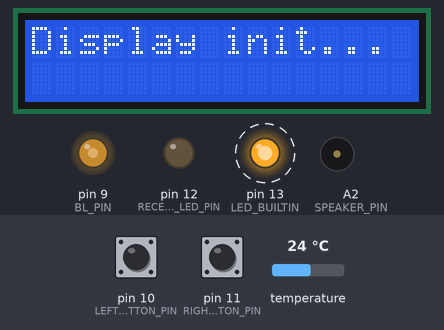
A sketch run on a simulated Arduino Uno, built with avr-gcc and run on an emulated ATmega328P. Shown: 16×2 character LCD, output pins drawn as LEDs (lit = HIGH), buzzer (waves = sounding). Dashed ring = blinking. The test bench sets the inputs (shaded band); at power-on: pin 10 (LEFT_BUTTON_PIN) HIGH, pin 11 (RIGHT_BUTTON_PIN) HIGH, temperature 24 °C. Random numbers use the default seed unless the sketch sets one; what the sketch prints to the serial monitor is not drawn.

Above: at 2.0 s.
2.1 s: pin 10 (LEFT_BUTTON_PIN) pulled LOW for 0.15 s
At 3.45 s:
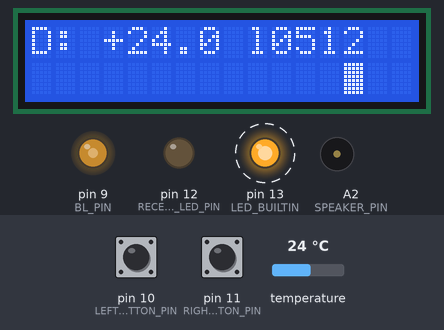
At 5.55 s:
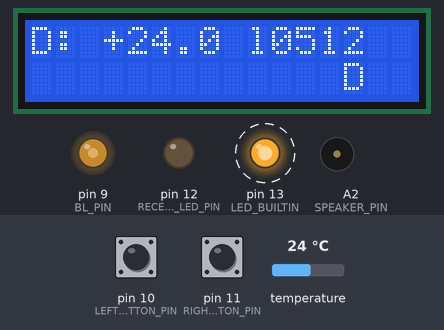
Timing chart, 0 to 11.4 s (numbered marks = the images above; inputs shaded):
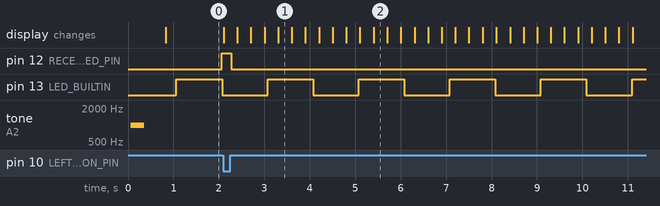

The sketch:

Display.ino
```cpp
#include <LiquidCrystal.h>
#include <OneWire.h>

// This is Aurduino source file with a list of external libararies.
// See DisplayMain.cpp for the actual main code.
```

ActionButton.cpp
```cpp
#include "ActionButton.h"

const unsigned long REPEAT_DELAY = 1000; // 1sec
const unsigned long REPEAT_INTERVAL = 200; // 200ms

ActionButton::ActionButton(uint8_t pin) :
  _button(pin)
{}

boolean ActionButton::check() {
  if (_button.state()) {
    // button down
    if (_timeout.enabled()) {
      // was down -- repeat via timeout
      if (_timeout.check()) {
        _timeout.reset(REPEAT_INTERVAL);
        return true;
      }
    } else {
      // first time down
      _timeout.reset(REPEAT_DELAY);
      return true;
    }
  } else {
    // button up
    _timeout.disable();
  }
  return false;
}
```

ActionButton.h
```cpp
#ifndef ACTION_BUTTON_H_
#define ACTION_BUTTON_H_

#include <Arduino.h>
#include "DebounceButton.h"
#include "Timeout.h"

class ActionButton {
  private:
    DebounceButton _button;
    Timeout        _timeout;

  public:
    ActionButton(uint8_t pin);

    boolean check();
};

#endif /* ACTION_BUTTON_H_ */
```

BlinkLed.cpp
```cpp
#include "BlinkLed.h"

BlinkLed::BlinkLed(uint8_t pin) :
  _pin(pin)
{
  pinMode(pin, OUTPUT);
}

void BlinkLed::blink(unsigned int interval) {
  unsigned long now = millis();
  if (now - _time > interval) {
    _state = !_state;
    _time = now;
    digitalWrite(_pin, _state);
  }
}
```

BlinkLed.h
```cpp
#ifndef BLINK_LED_H_
#define BLINK_LED_H_

#include <Arduino.h>

class BlinkLed {
  private:
    uint8_t       _pin;
    unsigned long _time;
    boolean       _state;

  public:
    BlinkLed(uint8_t pin);

    void blink(unsigned int interval);
};

#endif /* BLINK_LED_H_ */
```

DS18B20.cpp
```cpp
#include "DS18B20.h"

// Conversion period, 750 ms per spec
const int DS18B20_INTERVAL = 750;

// Scratch Pad Size with CRC
const int DS18B20_SPS = 9;

DS18B20::DS18B20(byte pin) :
  _wire(pin)
{
  for (byte i = 0; i < DS18B20_SIZE; i++)
    _queue[i] = NO_VAL;
}

void DS18B20::setup() {
  startConversion();
  delay(DS18B20_INTERVAL);
  read();
}

void DS18B20::read() {
  if (_timeout.check()) {
    enqueue(readScratchPad());
    startConversion();
  }
}

DS18B20::temp_t DS18B20::value() {
  if (!_value.valid() && _size > 0)
    computeValue();
  return _value;
}

void DS18B20::enqueue(int val) {
  if (val == NO_VAL)
    return;
  // dequeue previous value
  if (_size == DS18B20_SIZE) {
    if (_head == DS18B20_SIZE)
      _head = 0;
    _size--;
  }

  // enqueue new value
  _queue[_tail++] = val;
  if (_tail == DS18B20_SIZE)
    _tail = 0;
  _size++;

  // reset computed value
  _value = temp_t::invalid();
}

int DS18B20::readScratchPad() {
  if (!_wire.reset())
    return NO_VAL;
  _wire.skip();
  _wire.write(0xBE); // Read Scratchpad
  byte data[DS18B20_SPS];
  for (byte i = 0; i < DS18B20_SPS; i++) // we need it with CRC
    data[i] = _wire.read();
  if (OneWire::crc8(&data[0], DS18B20_SPS - 1) != data[DS18B20_SPS - 1])
    return temp_t::invalid(); // invalid CRC
  return (data[1] << 8) + data[0]; // take the two bytes from the response relating to temperature
}

void DS18B20::startConversion() {
  _timeout.reset(DS18B20_INTERVAL);
  if (!_wire.reset())
    return;
  _wire.skip();
  _wire.write(0x44, 0); // start conversion
}

void DS18B20::computeValue() {
  int hi = INT_MIN;
  int lo = INT_MAX;
  int sum = 0;
  byte count = 0;
  for (byte i = 0; i < DS18B20_SIZE; i++)
    if (_queue[i] != NO_VAL) {
      sum += _queue[i];
      hi = max(hi, _queue[i]);
      lo = min(hi, _queue[i]);
      count++;
    }
  if (count > 2) {
    sum -= hi;
    sum -= lo;
    count -= 2;
  }
  _value = temp_t(((long)sum * 100) / (count << 4));
}
```

DS18B20.h
```cpp
#ifndef DS18B20_H_
#define DS18B20_H_

#include <Arduino.h>
#include <OneWire.h>
#include "Timeout.h"
#include "FixNum.h"

class DS18B20 {
  public:
    typedef FixNum<int, 2> temp_t;

  private:
    static const byte DS18B20_SIZE = 10;
    static const int NO_VAL = INT_MAX;

    OneWire _wire;
    Timeout _timeout;
    byte _head;
    byte _tail;
    byte _size;
    int _queue[DS18B20_SIZE]; // queue of raw reads in 1/16 of degree Centigrade

    temp_t _value; // computed value

    void enqueue(int val);
    int readScratchPad();
    void startConversion();
    void computeValue();

  public:
    DS18B20(uint8_t pin);

    void setup();
    void read();
    temp_t value(); // Returns value in 1/100 of degree Centigrade
};

#endif /* DS18B20_H_ */
```

DebounceButton.cpp
```cpp
#include "DebounceButton.h"

const unsigned long DEBOUNCE_DELAY = 20; // 20ms

DebounceButton::DebounceButton(uint8_t pin) :
  _pin(pin)
{
  digitalWrite(pin, 1); // pull up
}

boolean DebounceButton::state() {
  boolean state = !digitalRead(_pin);
  unsigned long now = millis();
  boolean debounceTimePassed = now - _last >= DEBOUNCE_DELAY;
  if (state != _state) {
    if (debounceTimePassed) {
      _state = state;
      _last = now;
    }
  } else {
    if (debounceTimePassed)
      _last = now - DEBOUNCE_DELAY; // protect from rollover
  }
  return _state;
}
```

DebounceButton.h
```cpp
#ifndef DEBOUNCE_BUTTON_H_
#define DEBOUNCE_BUTTON_H_

#include <Arduino.h>

class DebounceButton {
  private:
    uint8_t       _pin;
    unsigned long _last;
    boolean       _state;

  public:
    DebounceButton(uint8_t pin);

    boolean state();
};

#endif /* DEBOUNCE_BUTTON_H_ */
```

DisplayMain.cpp
```cpp
#include "LCDLog.h"
#include "BlinkLed.h"
#include "TimeoutLed.h"
#include "ActionButton.h"
#include "Parser.h"
#include "Tracker.h"
#include "DS18B20.h"
#include "Config.h"

// ---------------- constant definitions ----------------

const unsigned long BAUD = 115200;

const uint8_t HEIGHT = 2;
const uint8_t WIDTH = Tracker::WIDTH;

const uint8_t RS_PIN = 2;
const uint8_t RW_PIN = 3;
const uint8_t EN_PIN = 4;
const uint8_t D4_PIN = 5;
const uint8_t D5_PIN = 6;
const uint8_t D6_PIN = 7;
const uint8_t D7_PIN = 8;
const uint8_t BL_PIN = 9;

const uint8_t BACKLIGHT = 128;

const uint8_t BLINK_LED_PIN = LED_BUILTIN;
const uint8_t RECEIVE_LED_PIN = 12;

const uint8_t LEFT_BUTTON_PIN = 10;
const uint8_t RIGHT_BUTTON_PIN = 11;

const unsigned int REGULAR_BLINK_INTERVAL = 1000; // 1 sec
const unsigned int URGENT_BLINK_INTERVAL = 200; // 200 ms
const unsigned int RECEIVE_LED_INTERVAL = 200; // 200 ms

const uint8_t LIGHT_SENSOR_PIN = A0;
const uint8_t DS18B20_PIN = A1;
const uint8_t SPEAKER_PIN = A2;

const unsigned long INITIAL_DUMP_INTERVAL = 2000L;   // 2 sec
const unsigned long PERIODIC_DUMP_INTERVAL = 60000L; // 1 min
const unsigned long PERIODIC_DUMP_SKEW = 5000L;      // 5 sec

const unsigned int BOOT_TONE_FREQUENCY = 1000;
const unsigned long BOOT_TONE_DURATION = 300;

const unsigned int URGENT_TONE_FREQUENCY = 1500;
const unsigned long URGENT_TONE_DURATION = 300;

const unsigned int URGENT2_TONE_FREQUENCY = 2000;
const unsigned long URGENT2_TONE_DURATION = 1000;

// ---------------- object definitions ----------------

LCDLog lcd(RS_PIN, RW_PIN, EN_PIN, D4_PIN, D5_PIN, D6_PIN, D7_PIN, WIDTH, HEIGHT);
BlinkLed blinkLed(BLINK_LED_PIN);
TimeoutLed receiveLed(RECEIVE_LED_PIN);
ActionButton leftButton(LEFT_BUTTON_PIN);
ActionButton rightButton(RIGHT_BUTTON_PIN);
Parser parser(WIDTH);
Tracker tracker;
DS18B20 ds18b20(DS18B20_PIN);

//------- DUMP STATE -------

const char HIGHLIGHT_CHAR = '*';

boolean firstDump = true;
Timeout dump(INITIAL_DUMP_INTERVAL);
char dumpLine[] = "[D: +??.? l0000;u00000000]* ";

byte indexOf(byte start, char c) {
  for (byte i = start; dumpLine[i] != 0; i++)
    if (dumpLine[i] == c)
      return i;
  return 0;
}

#define POSITIONS0(P0,C2,POS,SIZE)                 \
        byte POS = P0;                             \
      	byte SIZE = indexOf(POS, C2) - POS;

#define POSITIONS(C1,C2,POS,SIZE)                  \
        POSITIONS0(indexOf(0, C1) + 1,C2,POS,SIZE)

byte highlightPos = indexOf(0, HIGHLIGHT_CHAR);
byte trackerEndPos = indexOf(0, ';');

POSITIONS0(indexOf(0, '+'), ' ', tempPos, tempSize)
POSITIONS('l', ';', lightPos, lightSize)
POSITIONS('u', ']', uptimePos, uptimeSize)

const unsigned long DAY_LENGTH_MS = 24 * 60 * 60000L;

unsigned long daystart = 0;
int updays = 0;

inline void prepareDecimal(int x, int pos, byte size, byte fmt = 0) {
  formatDecimal(x, &dumpLine[pos], size, fmt);
}

typedef FixNum<int, 1> temp1_t;

inline void prepareTemp1(DS18B20::temp_t x, int pos, int size) {
  temp1_t x1 = x;
  x1.format(&dumpLine[pos], size, temp1_t::SIGN);
}

const char DUMP_REGULAR = 0;
const char DUMP_FIRST = HIGHLIGHT_CHAR;

char* makeDump(char dumpType) {
  // prepare this display tag
  char tag = config.thisDisplayTag.read();
  if (tracker.indexOfTag(tag) >= 0)
    dumpLine[1] = tag;
  // prepare temperature
  DS18B20::temp_t temp = ds18b20.value();
  if (temp.valid())
    prepareTemp1(temp, tempPos, tempSize);

  // prepare light
  prepareDecimal(analogRead(LIGHT_SENSOR_PIN), lightPos, lightSize);

  // prepare uptime
  long time = millis();
  while ((time - daystart) > DAY_LENGTH_MS) {
    daystart += DAY_LENGTH_MS;
    updays++;
  }
  prepareDecimal(updays, uptimePos, uptimeSize - 6);
  time -= daystart;
  time /= 1000; // convert seconds
  prepareDecimal(time % 60, uptimePos + uptimeSize - 2, 2);
  time /= 60; // minutes
  prepareDecimal(time % 60, uptimePos + uptimeSize - 4, 2);
  time /= 60; // hours
  prepareDecimal((int) time, uptimePos + uptimeSize - 6, 2);

  // print
  if (dumpType == DUMP_REGULAR) {
    dumpLine[highlightPos] = 0;
  } else {
    byte i = highlightPos;
    dumpLine[i++] = dumpType;
    if (dumpType != HIGHLIGHT_CHAR)
      dumpLine[i++] = HIGHLIGHT_CHAR; // must end with highlight (signal) char
    dumpLine[i++] = 0; // and the very last char must be zero
  }
  dump.reset(PERIODIC_DUMP_INTERVAL + random(-PERIODIC_DUMP_SKEW, PERIODIC_DUMP_SKEW));
  firstDump = false;
  // print dump
  dumpLine[trackerEndPos] = ';';
  Serial.println(dumpLine);
  // submit dump to tracker and print to lcd
  dumpLine[trackerEndPos] = 0;
  return dumpLine + 1;
}

inline char* dumpState() {
  if (dump.check())
    return makeDump(firstDump ? DUMP_FIRST : DUMP_REGULAR);
  return 0;
}

// ---------------- MAIN CODE ----------------

void setup() {
  tone(SPEAKER_PIN, BOOT_TONE_FREQUENCY, BOOT_TONE_DURATION);
  Serial.begin(BAUD);
  analogWrite(BL_PIN, BACKLIGHT);
  lcd.println(F("Display init..."));
  lcd.print(F("DS18B20: "));
  ds18b20.setup();
  lcd.println(ds18b20.value().valid() ? F("OK") : F("FAIL"));
}

inline void processButtons() {
  if (leftButton.check())
    tracker.move(-1);
  if (rightButton.check())
    tracker.move(1);
}

inline void updateLCD() {
  char buf[WIDTH + 1];
  // print 1st (message) line
  if (tracker.message(buf)) {
    lcd.setCursor(0, 0);
    lcd.print(buf);
    lcd.clearToRight();
  }
  // print 2nd (status) line
  if (tracker.status(buf)) {
    lcd.setCursor(0, 1);
    lcd.print(buf);
    lcd.clearToRight();
  }
}

void process(char* buf, uint8_t urgent) {
  if (!buf)
    return; // no message
  int8_t received = tracker.process(buf, urgent);
  if (received < 0)
    return; // not tracked message
  receiveLed.light(RECEIVE_LED_INTERVAL);
  if (urgent > 1)
    tone(SPEAKER_PIN, URGENT2_TONE_FREQUENCY, URGENT2_TONE_DURATION);
  else if (urgent > 0)
    tone(SPEAKER_PIN, URGENT_TONE_FREQUENCY, URGENT_TONE_DURATION);
}

inline void parseSerialInput() {
  while (Serial.available()) {
    if (parser.parse(Serial.read()))
      process(parser.buffer(), parser.urgent());
  }
}

void loop() {
  processButtons();
  updateLCD();
  parseSerialInput();
  ds18b20.read();
  process(dumpState(), 0);
  blinkLed.blink(tracker.urgent() ? URGENT_BLINK_INTERVAL : REGULAR_BLINK_INTERVAL);
  receiveLed.check();
}
```

EEObj.h
```cpp
#ifndef EE_OBJ_H_
#define EE_OBJ_H_

#include <Arduino.h>
#include <avr/eeprom.h>

template<typename T> class EEByte {
public:
  EEByte();
  T read();
  EEByte<T>& operator = (T value);
private:
  EEByte(const EEByte<T>& other); // disable copy constructor
  byte _placeholder;
};

template<typename T> EEByte<T>::EEByte() {} // default constructor is empty

template<typename T> T EEByte<T>::read() {
  return (T)eeprom_read_byte((uint8_t*)this);
}

template<typename T> EEByte<T>& EEByte<T>::operator = (T value) {
  eeprom_write_byte((uint8_t*)this, (byte)value);
  return *this;
}


#endif /* EE_OBJ_H_ */
```

FixNumUtil.h
```cpp
#ifndef FIX_NUM_UTIL_H_
#define FIX_NUM_UTIL_H_

#include <limits.h>

// Internal utility methods and classes for FixNum library

namespace FixNumUtil {
  // ----------- Define limits for byte, int, and long types -----------

  template<typename T> class Limits {};

  template<> class Limits<byte> {
    public:
      static const byte minValue = 0;
      static const byte maxValue = 255;
      static const byte bufSize = 6;
  };

  template<> class Limits<int> {
    public:
      static const int minValue = -INT_MAX;
      static const int maxValue = INT_MAX;
      static const byte bufSize = 8;
  };

  template<> class Limits<long> {
    public:
      static const long minValue = -LONG_MAX;
      static const long maxValue = LONG_MAX;
      static const byte bufSize = 13;
  };

  // ----------- Define largest type between a pair -----------

  template<typename T1, typename T2> class Common {};

  template<> class Common<byte, byte> {
    public:
      typedef byte type;
  };

  template<> class Common<byte, int> {
    public:
      typedef int type;
  };

  template<> class Common<int, byte> {
    public:
      typedef int type;
  };

  template<> class Common<int, int> {
    public:
      typedef int type;
  };

  template<> class Common<byte, long> {
    public:
      typedef long type;
  };

  template<> class Common<long, byte> {
    public:
      typedef long type;
  };

  template<> class Common<int, long> {
    public:
      typedef long type;
  };

  template<> class Common<long, int> {
    public:
      typedef long type;
  };

  template<> class Common<long, long> {
    public:
      typedef long type;
  };

  // ----------- Narrow one type into the other -----------

  template<typename T1, typename T2> inline T2 narrow(T1 x) {
    T2 x2 = (T2)x;
    if (x2 != x) // does not fit
      return x < 0 ? Limits<T2>::minValue : Limits<T2>::maxValue;
    return x2; // narrow Ok
  }

  // ----------- Change decimal precision -----------

  template<typename T> T scale(T x, byte prec1, byte prec2) {
    if (prec2 >= prec1) {
      for (byte i = prec1; i < prec2; i++) {
        if (x > Limits<T>::maxValue / 10)
          return Limits<T>::maxValue;
        if (x < Limits<T>::minValue / 10)
          return Limits<T>::minValue;
        x *= 10;
      }
      return x;
    } else {
      if (x >= Limits<T>::maxValue || x <= Limits<T>::minValue)
        return x;
      // prec2 < prec1
      for (byte i = prec2; i < prec1; i++) {
        T mod = x % 10;
        x = x / 10;
        if (mod >= 5)
          x++;
        else if (mod <= -5)
          x--;
      }
      return x;
    }
  }

  // ----------- Change decimal precision and type -----------

  template<typename T1, typename T2> T2 convert(T1 x, byte prec1, byte prec2) {
    typedef typename Common<T1,T2>::type T0;
    T0 x0 = scale((T0)x, prec1, prec2);
    return narrow<T0,T2>(x0);
  }
}

#endif /* FIX_NUM_UTIL_H_ */
```

Parser.cpp
```cpp
#include "Parser.h"

Parser::Parser(uint8_t width) :
  _width(width),
  _state(STATE_OUT),
  _buf((char*)malloc(width + 1))
{}

boolean Parser::parse(char c) {
  boolean append = false;
  switch (c) {
  case '[':
    _state = STATE_MAIN_TAG;
    _size = 0;
    break;
  case ']':
    _state = _state == STATE_BODY || _state == STATE_BODY_REST ? STATE_OVER : STATE_OUT;
    _urgent = 0; // will count trailing '*' in STATE_OVER
    break;
  case '\r':
    _state = _state == STATE_OVER ? STATE_0D : STATE_OUT;
    break;
  case '\n':
    if (_state == STATE_0D) {
      // message is over with '\r\n'
      _state = STATE_OUT;
      return true;
    }
    _state = STATE_OUT;
    break;
  default:
    switch (_state) {
    case STATE_MAIN_TAG:
      if (c == ':') {
        if (_size > 0) {
          _state = STATE_BODY;
          append = true;
        } else
          _state = STATE_OUT;
      } else if ((c >= 'a' && c <= 'z') || (c >= 'A' && c <= 'Z') || (c >= '0' && c <= '9')) {
        append = true;
      } else
        _state = STATE_OUT;
      break;
    case STATE_BODY:
      if (c == ';')
        _state = STATE_BODY_REST;
      else
        append = true;
      break;
    case STATE_OVER:
      if (c == '*')
        _urgent++;
      else
        _urgent = 0;
      break;
    case STATE_0D:
      _state = STATE_OUT; // anything but '\n' was seen after '\r'
      break;
    }
  }
  if (append && _size < _width)
    _buf[_size++] = c;
  return false;
}

char* Parser::buffer() {
  for (uint8_t i = _size; i < _width; i++)
    _buf[i] = ' ';
  _buf[_width] = 0;
  return _buf;
}
```

Parser.h
```cpp
#ifndef PARSER_H_
#define PARSER_H_

#include <Arduino.h>

//
// ... [ ... : ... ;  ... ] ... [*]\r\n
//  |     |     |      |     |   |    |
//  |     |     |      |     |   |    +- STATE_0D
//  |     |     |      |     |   +- urgent
//  |     |     |      |     +- STATE_OVER
//  |     |     |      +- STATE_BODY_REST
//  |     |     +- STATE_BODY
//  |     +- STATE_MAIN_TAG
//  +- STATE_OUT
//

class Parser {
  private:
    enum State {
      STATE_OUT,
      STATE_MAIN_TAG,
      STATE_BODY,
      STATE_BODY_REST,
      STATE_OVER,
      STATE_0D
    };

    uint8_t       _width;
    State         _state;
    uint8_t       _urgent;
    char*         _buf;
    uint8_t       _size;

  public:
    Parser(uint8_t width);

    boolean parse(char c);
    char* buffer();
    uint8_t urgent();
};

inline uint8_t Parser::urgent() {
  return _urgent;
}

#endif /* PARSER_H_ */
```

Timeout.cpp
```cpp
#include "Timeout.h"

boolean Timeout::check() {
  if (!enabled())
    return false;
  if ((long)(millis() - _time) >= 0) {
    disable();
    return true;
  }
  return false;
}

void Timeout::reset(unsigned long interval) {
  _time = millis() + interval;
  if (_time == 0) // just in case
    _time = 1;
}
```

TimeoutLed.cpp
```cpp
#include "TimeoutLed.h"

TimeoutLed::TimeoutLed(uint8_t pin) :
  _pin(pin)
{
  pinMode(pin, OUTPUT);
  digitalWrite(pin, 0);
}

void TimeoutLed::light(unsigned int interval) {
  digitalWrite(_pin, 1);
  _timeout.reset(interval);
}

void TimeoutLed::check() {
  if (_timeout.check())
    digitalWrite(_pin, 0);
}
```

Config.cpp
```cpp
#include "Config.h"

Config EEMEM config;
```

Source omitted: FixNum.h (7253 bytes), Timeout.h (896 bytes), TimeoutLed.h (302 bytes), Tracker.cpp (3958 bytes), Tracker.h (1102 bytes), fmt_util.cpp (1638 bytes), fmt_util.h (568 bytes), Config.h (298 bytes), LCDLog.cpp (1094 bytes), LCDLog.h (575 bytes)

Measured:
- after the input at 2.1 s, the display: changes at once (image 1)
- by itself, pin 13 (LED_BUILTIN): alternates HIGH for 1.0 s and LOW for 1.0 s
